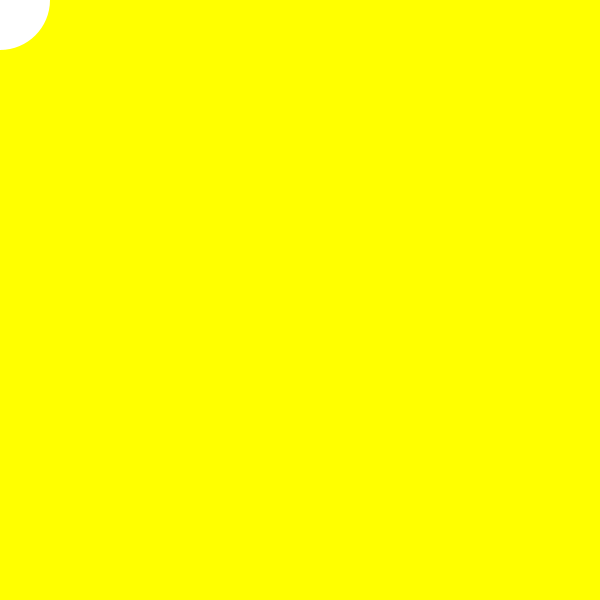
Frame 1 (no input)
Frame 60 (the mouse pressed at the canvas centre just before this capture): identical to frame 1, image omitted
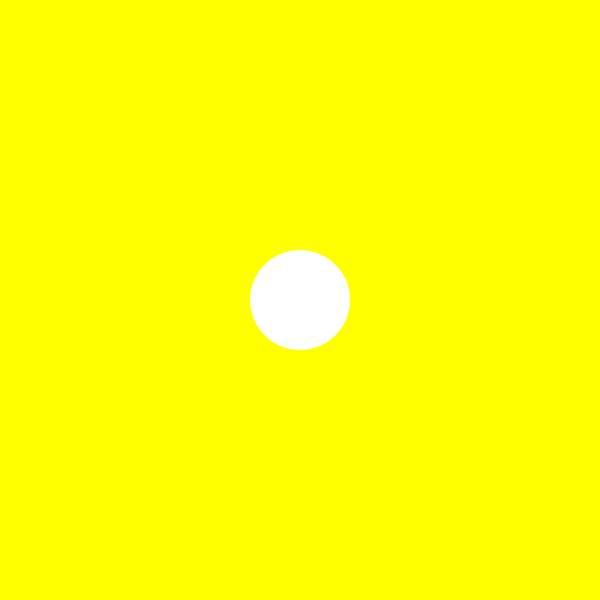
Frame 120 (the mouse held since frame 60 and released just before this capture)

The Processing sketch that drew these frames (run headless with seeded random() and noise(); from frame 60 on, the mouse is pressed at the canvas centre):

// Processing sketch: challenge03a
// ── challenge03a.pde
float x,y;

void setup() {
  size(600, 600); 
  noStroke();  
}

void draw() { 
  background(255,255,0);
  
  float targetX = mouseX;
  float targetY = mouseY;

  
  ellipse(targetX, targetY, 100, 100);
}
